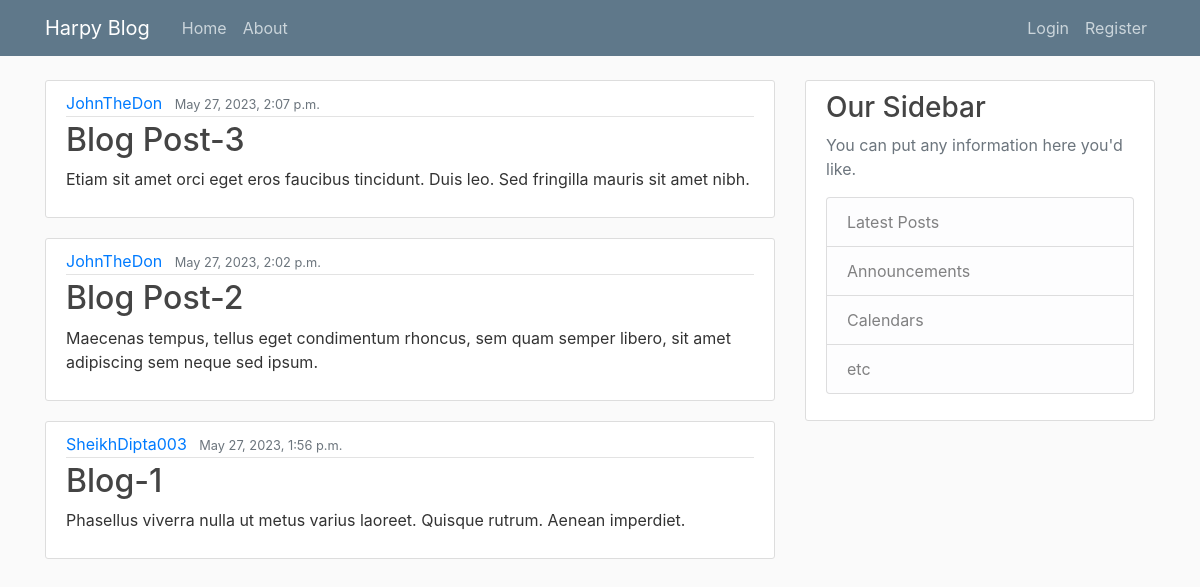
Before: / with the older database file.
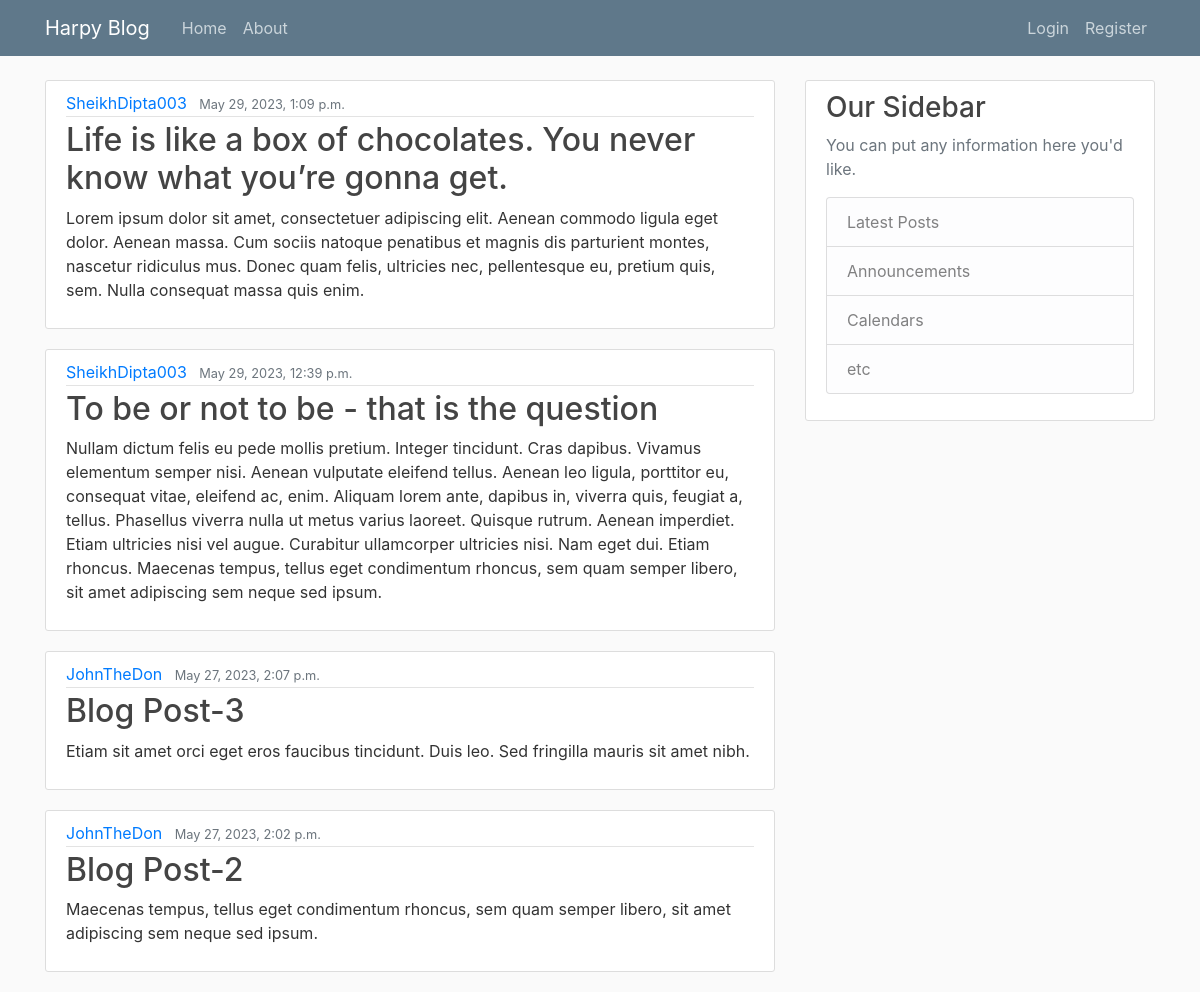
After: the same page with the newer database file.
### blog/models.py (models this page shows, shortened)
class Post(models.Model):
    title = models.CharField(max_length=100)
    content = models.TextField()
    date_posted = models.DateTimeField(default=timezone.now)
    author = models.ForeignKey(User, on_delete=models.CASCADE)

### blog/views.py (the view)
# urls.py: path('', PostListView.as_view(), name='blog-home'),
class PostListView(ListView):       # Class-based view for all the posts
    model = Post    # Use 'Post' model/table to construct this listview
    template_name = 'blog/home.html'    # Use this html file as the template, that is, don't follow the default naming convention <app>/<model>_<viewtype>.html
    context_object_name = 'posts'   # To avoid conflict between PostListView and home() view
    ordering = ['-date_posted']     # Order posts by latest

### blog/templates/blog/home.html
{% extends 'blog/base.html' %}
{% block content %}
    {% for post in posts %}
        <article class="media content-section">
            <div class="media-body">
            <div class="article-metadata">
                <a class="mr-2" href="{% url 'profile' %}">{{ post.author }}</a>
                <small class="text-muted">{{ post.date_posted }}</small>
            </div>
            <h2><a class="article-title" href="{% url 'post-detail' post.id %}">{{ post.title }}</a></h2>
            <p class="article-content">{{ post.content }}</p>
            </div>
        </article>
    {% endfor %}
{% endblock content %}

### blog/templates/blog/base.html (shortened to what this page needs)
{% load static %}
<!DOCTYPE html>
<html lang="en">
<head>
    <link rel="stylesheet" href="https://cdn.jsdelivr.net/npm/bootstrap@4.0.0/dist/css/bootstrap.min.css">
    <link rel="stylesheet" type="text/css" href="{% static 'blog/main.css' %}">
</head>
<body>
    <header class="site-header">
        <nav class="navbar navbar-expand-md navbar-dark bg-steel fixed-top">
            <div class="container">
                <a class="navbar-brand mr-4" href="{% url 'blog-home' %}">Harpy Blog</a>
                <div class="collapse navbar-collapse" id="navbarToggle">
                    <div class="navbar-nav mr-auto">
                        <a class="nav-item nav-link" href="{% url 'blog-home' %}">Home</a>
                        <a class="nav-item nav-link" href="{% url 'blog-about' %}">About</a>
                    </div>
                    <div class="navbar-nav">
                      {% if user.is_authenticated %}
                        <a class="nav-item nav-link" href="{% url 'post-create' %}">New Post</a>
                        <a class="nav-item nav-link" href="{% url 'profile' %}">Profile</a>
                        <a class="nav-item nav-link" href="{% url 'logout' %}">Logout</a>
                      {% else %}
                        <a class="nav-item nav-link" href="{% url 'login' %}">Login</a>
                        <a class="nav-item nav-link" href="{% url 'register' %}">Register</a>
                      {% endif %}
                    </div>
                </div>
            </div>
        </nav>
    </header>
    <main role="main" class="container">
        <div class="row">
          <div class="col-md-8">
            {% block content %}{% endblock %}
          </div>
          <div class="col-md-4">
            <div class="content-section">
              <h3>Our Sidebar</h3>
              <p class='text-muted'>You can put any information here you'd like.
                <ul class="list-group">
                  <li class="list-group-item list-group-item-light">Latest Posts</li>
                  <li class="list-group-item list-group-item-light">Announcements</li>
                  <li class="list-group-item list-group-item-light">Calendars</li>
                  <li class="list-group-item list-group-item-light">etc</li>
                </ul>
              </p>
            </div>
          </div>
        </div>
    </main>
</body>
</html>

### blog/static/blog/main.css (style rules this page uses)
body { background: #fafafa; color: #333333; margin-top: 5rem; }
h1, h2, h3, h4, h5, h6 { color: #444444; }
ul { margin: 0; }
.bg-steel { background-color: #5f788a; }
.site-header .navbar-nav .nav-link { color: #cbd5db; }
.content-section { background: #ffffff; padding: 10px 20px; border: 1px solid #dddddd; border-radius: 3px; margin-bottom: 20px; }
.article-title { color: #444444; }
.article-content { white-space: pre-line; }
.article-metadata { padding-bottom: 1px; margin-bottom: 4px; border-bottom: 1px solid #e3e3e3 }

Changed rows visible on the page:
removed Post: author "SheikhDipta003", date_posted "May 27, 2023, 1:56 p.m.", title "Blog-1", content "Phasellus viverra nulla ut metus varius laoreet. Quisque rutrum. Aenean imperdiet."
added Post: author "SheikhDipta003", date_posted "May 29, 2023, 1:09 p.m.", title "Life is like a box of chocolates. You never know what you’re gonna get.", content "Lorem ipsum dolor sit amet, consectetuer adipiscing elit. Aenean commodo ligula eget dolor. Aenean massa. Cum sociis natoque penatibus et magnis dis parturient montes, nascetur ridiculus mus. Donec quam felis, ultricies nec, pellentesque eu, pretium quis, sem. Nulla consequat massa quis enim."
added Post: author "SheikhDipta003", date_posted "May 29, 2023, 12:39 p.m.", title "To be or not to be - that is the question", content "Nullam dictum felis eu pede mollis pretium. Integer tincidunt. Cras dapibus. Vivamus elementum semper nisi. Aenean vulputate eleifend tellus. Aenean leo ligula, porttitor eu, consequat vitae, eleifend ac, enim. Aliquam lorem ante, dapibus in, viverra quis, feugiat a, tellus. Phasellus viverra nulla ut metus varius laoreet. Quisque rutrum. Aenean imperdiet. Etiam ultricies nisi vel augue. Curabitur ullamcorper ultricies nisi. Nam eget dui. Etiam rhoncus. Maecenas tempus, tellus eget condimentum rhoncus, sem quam semper libero, sit amet adipiscing sem neque sed ipsum."
